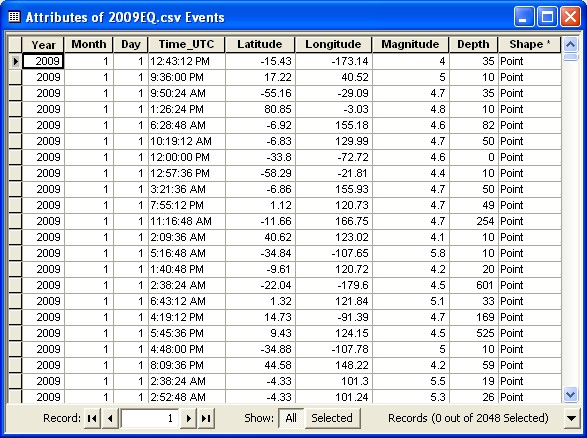
#> input picture computer_vision/tabular_data_extraction/table1.jpg, 587 x 438 px
$ jupyter execute tabular_data_extraction_practice_1.ipynb
#> lines starting #> are read from the running program, lines starting #| are printed output that depends on the picture; after the words box and inside, x2 and y2 are one past the last pixel; in counts of white or black regions, pixels touching at a corner belong together
[cell 1]
import cv2
import numpy as np
import matplotlib.pyplot as plt

[cell 2]
# Read the image file
file = r'table1.jpg'

# Read the image file using opencv
img_gray = cv2.imread(file, 0)
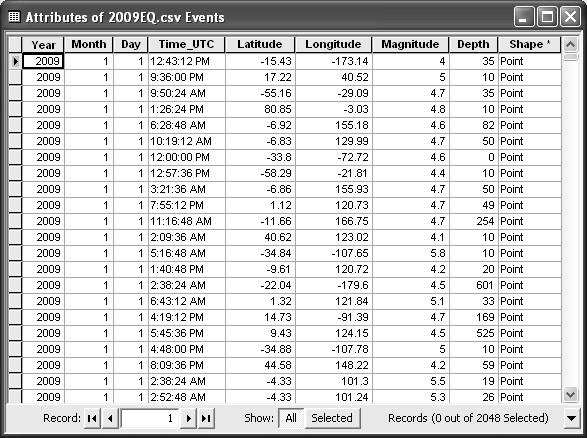
#> img_gray: shape (438, 587); min 0, max 255, mean 215.2
# Read the RGB image using opencv
img_rgb = cv2.imread(file)
#> img_rgb is the input picture: shape (438, 587, 3); mean B, G, R 224.6, 215.9, 209.9

[cell 3]
# Plot the Gray Image
plt.figure(figsize = (10,10))
plt.imshow(img_gray, cmap = 'gray')

[cell 4]
# plot the Original image
plt.figure(figsize = (10,10))
plt.imshow(img_rgb)

[cell 5]
ret, th_val = cv2.threshold(img_gray, 180, 255, cv2.THRESH_BINARY_INV)
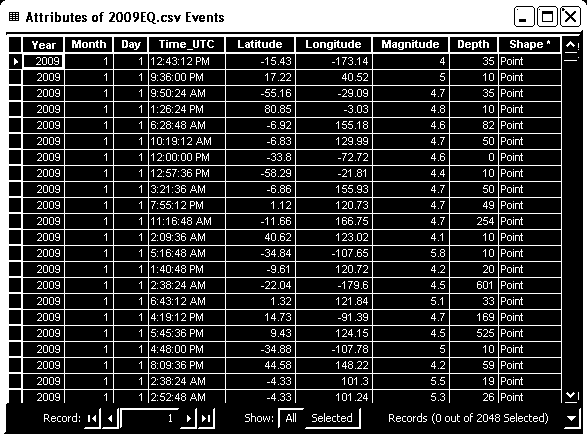
#> th_val: shape (438, 587); 22.3% white; 995 white regions (888 under 20 px), largest, box (x1, y1, x2, y2) and area: (0, 0, 587, 438) 43545, (120, 408, 179, 428) 152, (305, 408, 361, 429) 148

[cell 6]
print(ret)
print(th_val)
#> (printed output is left out)
plt.figure(figsize = (10,10))
plt.imshow(th_val, cmap = 'gray')

[cell 7]
# Dilate the image with kernal size (5,5)

ker = np.ones((5,5), np.uint8)
dil_val = cv2.dilate(th_val, ker, iterations = 1)
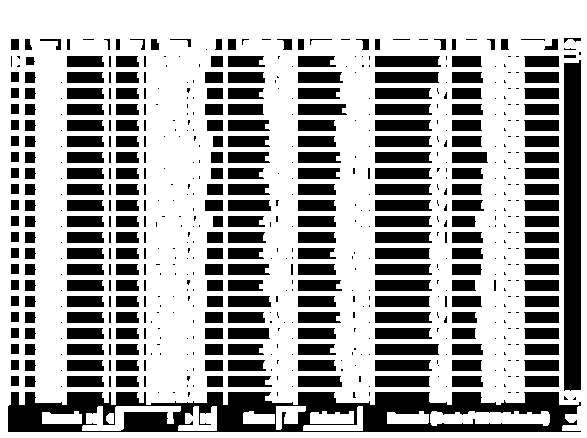
#> dil_val: shape (438, 587); 65.6% white; 614 black regions (332 under 20 px)

[cell 8]
print(ker)
print(dil_val)
#> (printed output is left out)
plt.figure(figsize = (10,10))
plt.imshow(dil_val, cmap = 'gray')

[cell 9]
cont, hierachy = cv2.findContours(dil_val, cv2.RETR_TREE, cv2.CHAIN_APPROX_SIMPLE)
#> cont = 632 contours, 325 with area under 20; largest, box (x1, y1, x2, y2) and area: (0, 0, 587, 438) 256082, (7, 391, 582, 433) 20187, (563, 59, 582, 392) 5913, (430, 411, 550, 426) 1235, (82, 406, 181, 431) 906

[cell 10]
# print(cont)

[cell 11]
cordinates = []
for cnt in cont:
    x, y, w, h = cv2.boundingRect(cnt)
    cordinates.append((x, y, w, h))
    cv2.rectangle(img_rgb, (x, y), (x + w, y + h), (0, 0, 255), 1)
#> this loop made 632 passes
#> (x, y, w, h) on passes 2 to 4: (572, 396, 5, 5), (563, 395, 6, 6), (515, 391, 5, 3)
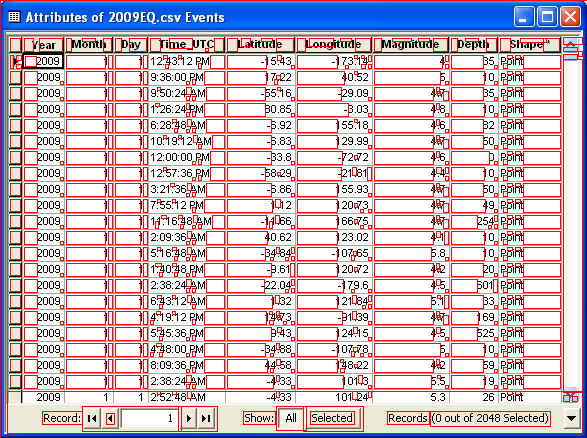
#> img_rgb: shape (438, 587, 3); 12.06% of pixels changed, all inside (x1, y1, x2, y2) = (0, 0, 587, 438)
#> after the loop, cordinates = 632 items, first 6: (0, 0, 587, 438), (572, 396, 5, 5), (563, 395, 6, 6), (515, 391, 5, 3), (507, 391, 5, 3), (368, 391, 3, 6)

[cell 12]
plt.figure(figsize = (10, 10))
plt.imshow(img_rgb)

[cell 13]
cv2.namedWindow('table1_practice_1', cv2.WINDOW_NORMAL)
cv2.imwrite('table1_practice_1.jpg', img_rgb)
#> Out = True
